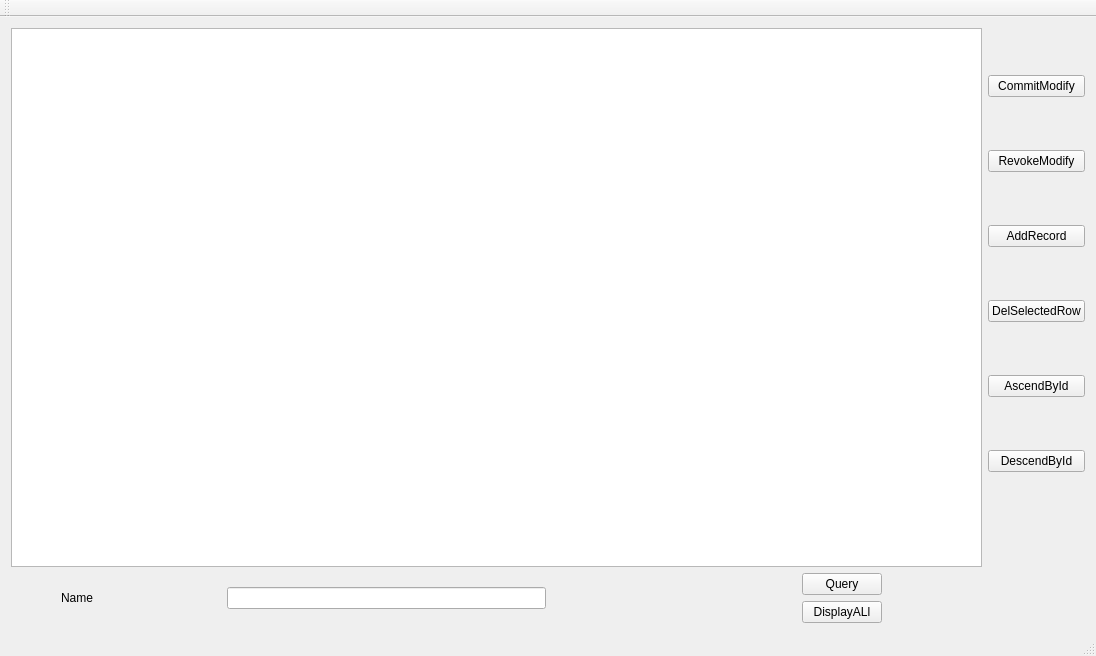
<?xml version="1.0" encoding="UTF-8"?>
<ui version="4.0">
 <class>MainWindow</class>
 <widget class="QMainWindow" name="MainWindow">
  <property name="geometry">
   <rect>
    <x>0</x>
    <y>0</y>
    <width>1096</width>
    <height>656</height>
   </rect>
  </property>
  <property name="windowTitle">
   <string>MainWindow</string>
  </property>
  <widget class="QWidget" name="centralWidget">
   <layout class="QGridLayout" name="gridLayout">
    <item row="0" column="2" rowspan="2">
     <layout class="QVBoxLayout" name="verticalLayout">
      <property name="bottomMargin">
       <number>100</number>
      </property>
      <item>
       <widget class="QPushButton" name="pushButton_3">
        <property name="text">
         <string>CommitModify</string>
        </property>
       </widget>
      </item>
      <item>
       <widget class="QPushButton" name="pushButton_2">
        <property name="text">
         <string>RevokeModify</string>
        </property>
       </widget>
      </item>
      <item>
       <widget class="QPushButton" name="pushButton">
        <property name="text">
         <string>AddRecord</string>
        </property>
       </widget>
      </item>
      <item>
       <widget class="QPushButton" name="pushButton_4">
        <property name="text">
         <string>DelSelectedRow</string>
        </property>
       </widget>
      </item>
      <item>
       <widget class="QPushButton" name="pushButton_6">
        <property name="text">
         <string>AscendById</string>
        </property>
       </widget>
      </item>
      <item>
       <widget class="QPushButton" name="pushButton_5">
        <property name="text">
         <string>DescendById</string>
        </property>
       </widget>
      </item>
     </layout>
    </item>
    <item row="1" column="0">
     <layout class="QHBoxLayout" name="horizontalLayout" stretch="1,2">
      <property name="leftMargin">
       <number>50</number>
      </property>
      <property name="rightMargin">
       <number>150</number>
      </property>
      <item>
       <widget class="QLabel" name="label">
        <property name="text">
         <string>Name</string>
        </property>
       </widget>
      </item>
      <item>
       <widget class="QLineEdit" name="lineEdit"/>
      </item>
     </layout>
    </item>
    <item row="1" column="1">
     <layout class="QVBoxLayout" name="verticalLayout_2">
      <property name="leftMargin">
       <number>100</number>
      </property>
      <property name="rightMargin">
       <number>100</number>
      </property>
      <item>
       <widget class="QPushButton" name="pushButton_7">
        <property name="text">
         <string>Query</string>
        </property>
       </widget>
      </item>
      <item>
       <widget class="QPushButton" name="pushButton_8">
        <property name="text">
         <string>DisplayALl</string>
        </property>
       </widget>
      </item>
     </layout>
    </item>
    <item row="0" column="0" colspan="2">
     <widget class="QTableView" name="tableView"/>
    </item>
   </layout>
  </widget>
  <widget class="QMenuBar" name="menuBar">
   <property name="geometry">
    <rect>
     <x>0</x>
     <y>0</y>
     <width>1096</width>
     <height>30</height>
    </rect>
   </property>
  </widget>
  <widget class="QToolBar" name="mainToolBar">
   <attribute name="toolBarArea">
    <enum>TopToolBarArea</enum>
   </attribute>
   <attribute name="toolBarBreak">
    <bool>false</bool>
   </attribute>
  </widget>
  <widget class="QStatusBar" name="statusBar"/>
 </widget>
 <layoutdefault spacing="6" margin="11"/>
 <resources/>
 <connections/>
</ui>
